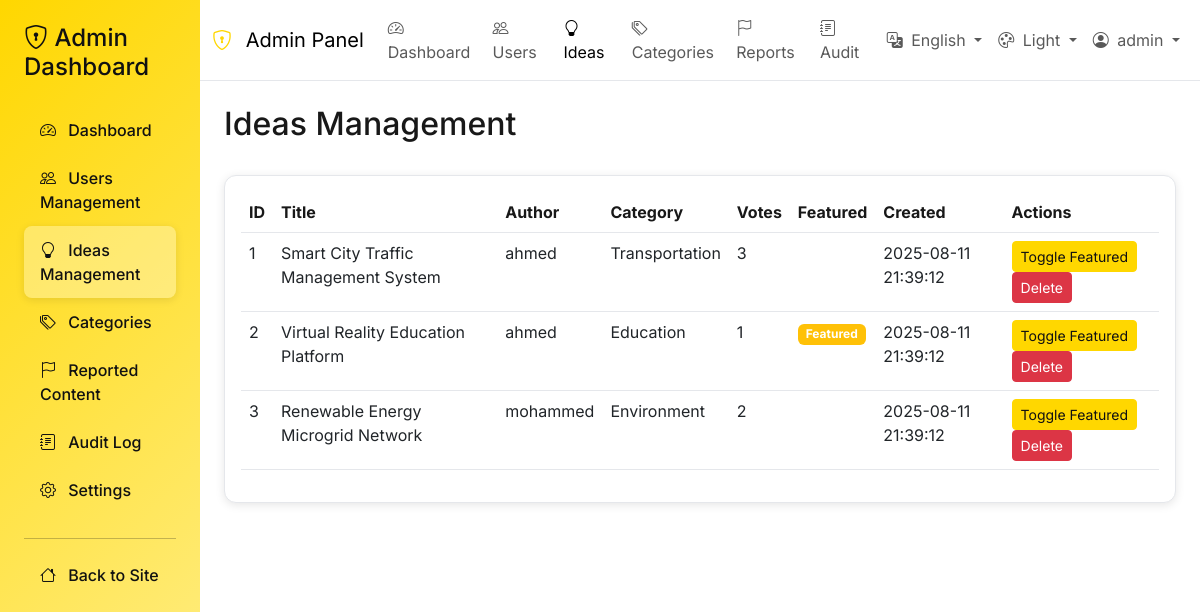
The page /admin.php?tab=ideas (signed in) on the database its author committed.
### tables this page shows
CREATE TABLE `ideas` (
  `id` int(11) NOT NULL,
  `user_id` int(11) NOT NULL,
  `category_id` int(11) DEFAULT NULL,
  `title` varchar(255) NOT NULL,
  `slug` varchar(255) DEFAULT NULL,
  `description` text NOT NULL,
  `is_public` tinyint(1) DEFAULT 1,
  `is_approved` tinyint(1) DEFAULT 1,
  `is_featured` tinyint(1) DEFAULT 0,
  `image_url` varchar(255) DEFAULT NULL,
  `votes_count` int(11) DEFAULT 0,
  `bookmarks_count` int(11) DEFAULT 0,
  `views_count` int(11) DEFAULT 0,
  `trending_score` decimal(10,4) DEFAULT 0.0000,
  `tags` longtext DEFAULT NULL CHECK (json_valid(`tags`)),
  `created_at` timestamp NOT NULL DEFAULT current_timestamp()
);

CREATE TABLE `users` (
  `id` int(11) NOT NULL,
  `username` varchar(50) NOT NULL,
  `email` varchar(100) NOT NULL,
  `password` varchar(255) NOT NULL,
  `is_admin` tinyint(1) DEFAULT 0,
  `bio` text DEFAULT '',
  `image_url` varchar(255) DEFAULT NULL,
  `language` enum('en','ar') DEFAULT 'en',
  `theme` enum('light','dark','auto') DEFAULT 'auto',
  `email_notifications` tinyint(1) DEFAULT 1,
  `avatar` varchar(255) DEFAULT NULL,
  `created_at` timestamp NOT NULL DEFAULT current_timestamp()
);

CREATE TABLE `categories` (
  `id` int(11) NOT NULL,
  `name_en` varchar(100) NOT NULL,
  `name_ar` varchar(100) NOT NULL,
  `description` text DEFAULT NULL,
  `created_at` timestamp NOT NULL DEFAULT current_timestamp()
);

### includes/i18n.php (called while the page is built, shortened)
<?php
$default_language = 'en';
$available_languages = ['en', 'ar'];
function current_language() {
    global $default_language, $available_languages;
    if (isset($_SESSION['language']) && in_array($_SESSION['language'], $available_languages)) {
        return $_SESSION['language'];
    }
    return $default_language;
}
function __($text, $params = [], $lang = null) {
    global $translations, $default_language;
    if (!$lang) {
        $lang = current_language();
    }
    $translated = $translations[$lang][$text] ?? $translations[$default_language][$text] ?? $text;
    return $translated;
}

### admin.php (the view, shortened to what this page needs)
<?php
require_once 'includes/db.php';
require_once 'includes/i18n.php';
$current_language = $_SESSION['language'] ?? 'en';
$current_theme = $_SESSION['theme'] ?? 'light';
$active_tab = isset($_GET['tab']) ? $_GET['tab'] : 'dashboard';
$ideas = [];
if ($active_tab === 'users') {
    $stmt = $pdo->query("SELECT * FROM users ORDER BY created_at DESC LIMIT 100");
    $users = $stmt->fetchAll();
} elseif ($active_tab === 'ideas') {
    $stmt = $pdo->query("SELECT i.*, u.username, c.name_en as category_name FROM ideas i LEFT JOIN users u ON i.user_id = u.id LEFT JOIN categories c ON i.category_id = c.id ORDER BY i.created_at DESC LIMIT 100");
    $ideas = $stmt->fetchAll();
} elseif ($active_tab === 'categories') {
    $stmt = $pdo->query("SELECT * FROM categories ORDER BY name_en");
    $categories = $stmt->fetchAll();
} elseif ($active_tab === 'audit') {
    $stmt = $pdo->query("SELECT al.*, u.username as admin_username FROM audit_logs al LEFT JOIN users u ON al.admin_id = u.id ORDER BY al.created_at DESC LIMIT 100");
    $audit_logs = $stmt->fetchAll();
} elseif ($active_tab === 'reports') {
    $stmt = $pdo->query("SELECT rc.*, u.username as reporter_username FROM reported_content rc LEFT JOIN users u ON rc.reporter_id = u.id ORDER BY rc.created_at DESC LIMIT 100");
    $reported_content = $stmt->fetchAll();
}
?>
<!DOCTYPE html>
<html lang="<?= $current_language ?>" dir="<?= $current_language === 'ar' ? 'rtl' : 'ltr' ?>">
<head>
    <link href="https://cdn.jsdelivr.net/npm/bootstrap@5.3.0/dist/css/bootstrap.min.css" rel="stylesheet">
    <link href="https://cdn.jsdelivr.net/npm/bootstrap-icons@1.10.0/font/bootstrap-icons.css" rel="stylesheet">
    <link href="assets/css/app.css" rel="stylesheet">
</head>
<body data-theme="<?= $current_theme ?>">
    <div class="container-fluid">
        <div class="row">
            <div class="col-md-3 col-lg-2 admin-sidebar p-0">
                <div class="p-4">
                    <h4 class="mb-4">
                        <i class="bi bi-shield-lock"></i> <?= __('Admin Dashboard') ?>
                    </h4>
                    <nav class="nav flex-column">
                        <a class="admin-nav-link <?= $active_tab === 'dashboard' ? 'active' : '' ?>" href="?tab=dashboard">
                            <i class="bi bi-speedometer2 me-2"></i> <?= __('Dashboard') ?>
                        </a>
                        <a class="admin-nav-link <?= $active_tab === 'users' ? 'active' : '' ?>" href="?tab=users">
                            <i class="bi bi-people me-2"></i> <?= __('Users Management') ?>
                        </a>
                        <a class="admin-nav-link <?= $active_tab === 'ideas' ? 'active' : '' ?>" href="?tab=ideas">
                            <i class="bi bi-lightbulb me-2"></i> <?= __('Ideas Management') ?>
                        </a>
                        <a class="admin-nav-link <?= $active_tab === 'categories' ? 'active' : '' ?>" href="?tab=categories">
                            <i class="bi bi-tags me-2"></i> <?= __('Categories') ?>
                        </a>
                        <a class="admin-nav-link <?= $active_tab === 'reports' ? 'active' : '' ?>" href="?tab=reports">
                            <i class="bi bi-flag me-2"></i> <?= __('Reported Content') ?>
                        </a>
                        <a class="admin-nav-link <?= $active_tab === 'audit' ? 'active' : '' ?>" href="?tab=audit">
                            <i class="bi bi-journal-text me-2"></i> <?= __('Audit Log') ?>
                        </a>
                        <a class="admin-nav-link <?= $active_tab === 'settings' ? 'active' : '' ?>" href="?tab=settings">
                            <i class="bi bi-gear me-2"></i> <?= __('Settings') ?>
                        </a>
                    </nav>
                    <hr class="my-4">
                    <a href="index.php" class="admin-nav-link">
                        <i class="bi bi-house me-2"></i> <?= __('Back to Site') ?>
                    </a>
                </div>
            </div>
            <div class="col-md-9 col-lg-10 admin-content p-0">
                <nav class="navbar navbar-expand-lg">
                    <div class="container-fluid">
                        <a class="navbar-brand" href="admin.php">
                            <i class="bi bi-shield-lock gold"></i>
                            <span class="ms-2"><?= __('Admin Panel') ?></span>
                        </a>
                        <div class="collapse navbar-collapse" id="adminNavbar">
                            <ul class="navbar-nav me-auto">
                                <li class="nav-item">
                                    <a class="nav-link <?= $active_tab === 'dashboard' ? 'active' : '' ?>" href="?tab=dashboard">
                                        <i class="bi bi-speedometer2"></i> <?= __('Dashboard') ?>
                                    </a>
                                </li>
                                <li class="nav-item">
                                    <a class="nav-link <?= $active_tab === 'users' ? 'active' : '' ?>" href="?tab=users">
                                        <i class="bi bi-people"></i> <?= __('Users') ?>
                                    </a>
                                </li>
                                <li class="nav-item">
                                    <a class="nav-link <?= $active_tab === 'ideas' ? 'active' : '' ?>" href="?tab=ideas">
                                        <i class="bi bi-lightbulb"></i> <?= __('Ideas') ?>
                                    </a>
                                </li>
                                <li class="nav-item">
                                    <a class="nav-link <?= $active_tab === 'categories' ? 'active' : '' ?>" href="?tab=categories">
                                        <i class="bi bi-tags"></i> <?= __('Categories') ?>
                                    </a>
                                </li>
                                <li class="nav-item">
                                    <a class="nav-link <?= $active_tab === 'reports' ? 'active' : '' ?>" href="?tab=reports">
                                        <i class="bi bi-flag"></i> <?= __('Reports') ?>
                                    </a>
                                </li>
                                <li class="nav-item">
                                    <a class="nav-link <?= $active_tab === 'audit' ? 'active' : '' ?>" href="?tab=audit">
                                        <i class="bi bi-journal-text"></i> <?= __('Audit') ?>
                                    </a>
                                </li>
                            </ul>
                            <ul class="navbar-nav">
                                <li class="nav-item dropdown">
                                    <a class="nav-link dropdown-toggle" href="#" id="languageDropdown" role="button" data-bs-toggle="dropdown">
                                        <i class="bi bi-translate"></i>
                                        <span class="ms-1"><?= $current_language === 'ar' ? 'العربية' : 'English' ?></span>
                                    </a>
                                </li>
                                <li class="nav-item dropdown">
                                    <a class="nav-link dropdown-toggle" href="#" id="themeDropdown" role="button" data-bs-toggle="dropdown">
                                        <i class="bi bi-palette"></i>
                                        <span class="ms-1"><?= $current_theme === 'dark' ? __('Dark') : __('Light') ?></span>
                                    </a>
                                </li>
                                <li class="nav-item dropdown">
                                    <a class="nav-link dropdown-toggle" href="#" id="adminDropdown" role="button" data-bs-toggle="dropdown">
                                        <i class="bi bi-person-circle"></i>
                                        <span class="ms-1"><?= $_SESSION['username'] ?? 'Admin' ?></span>
                                    </a>
                                </li>
                            </ul>
                        </div>
                    </div>
                </nav>
                <div class="p-4">
                    <?php if ($active_tab === 'ideas'): ?>
                        <div class="d-flex justify-content-between align-items-center mb-4">
                            <h2><?= __('Ideas Management') ?></h2>
                        </div>
                        <div class="card">
                            <div class="card-body">
                                <div class="table-responsive">
                                    <table class="table table-hover">
                                        <thead>
                                            <tr>
                                                <th><?= __('ID') ?></th>
                                                <th><?= __('Title') ?></th>
                                                <th><?= __('Author') ?></th>
                                                <th><?= __('Category') ?></th>
                                                <th><?= __('Votes') ?></th>
                                                <th><?= __('Featured') ?></th>
                                                <th><?= __('Created') ?></th>
                                                <th><?= __('Actions') ?></th>
                                            </tr>
                                        </thead>
                                        <tbody>
                                            <?php foreach ($ideas as $idea): ?>
                                                <tr>
                                                    <td><?= $idea['id'] ?></td>
                                                    <td><?= htmlspecialchars($idea['title']) ?></td>
                                                    <td><?= htmlspecialchars($idea['username']) ?></td>
                                                    <td><?= htmlspecialchars($idea['category_name'] ?? __('Uncategorized')) ?></td>
                                                    <td><?= $idea['votes_count'] ?></td>
                                                    <td>
                                                        <?php if ($idea['is_featured']): ?>
                                                            <span class="badge bg-warning"><?= __('Featured') ?></span>
                                                        <?php endif; ?>
                                                    </td>
                                                    <td><?= $idea['created_at'] ?></td>
                                                    <td>
                                                        <form method="POST" style="display: inline;">
                                                            <button type="submit" class="btn btn-sm btn-warning"><?= __('Toggle Featured') ?></button>
                                                        </form>
                                                        <form method="POST" style="display: inline;" onsubmit="return confirm('<?= __('Are you sure you want to delete this idea?') ?>')">
                                                            <button type="submit" class="btn btn-sm btn-danger"><?= __('Delete') ?></button>
                                                        </form>
                                                    </td>
                                                </tr>
                                            <?php endforeach; ?>
                                        </tbody>
                                    </table>
                                </div>
                            </div>
                        </div>
                    <?php endif; ?>
                </div>
            </div>
        </div>
    </div>
</body>
</html>

### assets/css/app.css (style rules this page uses)
:root { --gold:#FFD700; --gold-2:#FFEF8E; --bg:#ffffff; --text:#181818; --muted:#555d68; --card:#ffffff; --border:#e5e7eb; --nav-bg:rgba(255,255,255,.86); }
.gold { color:var(--gold) }
body { background:var(--bg);color:var(--text) }
.navbar { background:var(--nav-bg)!important;border-bottom:1px solid var(--border) }

### admin.php (style rules this page uses)
:root { --gold:#FFD700; --gold-2:#FFEF8E; --bg:#ffffff; --text:#181818; --muted:#555d68; --card:#ffffff; --border:#e5e7eb; --nav-bg:rgba(255,255,255,.86); }
* { box-sizing:border-box }
body { font-family:Inter,system-ui,-apple-system,Segoe UI,Roboto,Arial,sans-serif;background:var(--bg);color:var(--text); }
a { color:inherit }
.navbar { background:var(--nav-bg)!important;backdrop-filter:saturate(180%) blur(12px);border-bottom:1px solid var(--border) }
.gold { color:var(--gold) }
.admin-sidebar { min-height: 100vh; background: linear-gradient(135deg, var(--gold) 0%, var(--gold-2) 100%); color: #111; }
.admin-content { background: var(--bg); min-height: 100vh; color: var(--text); }
.admin-nav-link { color: #111; text-decoration: none; padding: 0.75rem 1rem; border-radius: 8px; transition: all 0.2s; font-weight: 500; }
.admin-nav-link:hover, .admin-nav-link.active { color: #111; background: rgba(255,255,255,0.3); box-shadow: 0 2px 8px rgba(0,0,0,0.1); }
.card { background: var(--card); border: 1px solid var(--border); border-radius: 12px; box-shadow: 0 2px 10px rgba(0,0,0,0.1); color: var(--text); }
.table { color: var(--text); }
.table th { background: var(--card); border-color: var(--border); color: var(--text); }
.table td { border-color: var(--border); }
.btn-danger { background: #dc3545; border-color: #dc3545; color: white; }
.btn-warning { background: var(--gold); border-color: var(--gold); color: #111; }

### rows shown on the page
ideas: id "1", title "Smart City Traffic Management System", user.username "ahmed", category.name_en "Transportation", votes_count "3", created_at "2025-08-11 21:39:12", __ "Delete"
ideas: id "2", title "Virtual Reality Education Platform", user.username "ahmed", category.name_en "Education", votes_count "1", __ "Featured", created_at "2025-08-11 21:39:12", __ "Delete"
ideas: id "3", title "Renewable Energy Microgrid Network", user.username "mohammed", category.name_en "Environment", votes_count "2", created_at "2025-08-11 21:39:12", __ "Delete"

### other values the page prints
__('Admin Dashboard') "Admin Dashboard"
__('Dashboard') "Dashboard"
__('Users Management') "Users Management"
__('Ideas Management') "Ideas Management"
__('Categories') "Categories"
__('Reported Content') "Reported Content"
__('Audit Log') "Audit Log"
__('Settings') "Settings"
__('Back to Site') "Back to Site"
__('Admin Panel') "Admin Panel"
__('Users') "Users"
__('Ideas') "Ideas"
__('Reports') "Reports"
__('Audit') "Audit"
__('Light') "Light"
